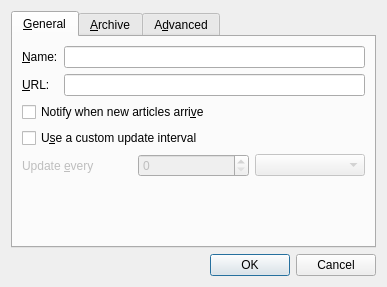
<ui version="4.0" >
 <class>Dialog</class>
 <widget class="QDialog" name="Dialog" >
  <property name="geometry" >
   <rect>
    <x>0</x>
    <y>0</y>
    <width>387</width>
    <height>287</height>
   </rect>
  </property>
  <property name="windowTitle" >
   <string>Dialog</string>
  </property>
  <layout class="QVBoxLayout" name="verticalLayout_2" >
   <item>
    <widget class="QTabWidget" name="tabWidget" >
     <property name="currentIndex" >
      <number>0</number>
     </property>
     <widget class="QWidget" name="general" >
      <property name="geometry" >
       <rect>
        <x>0</x>
        <y>0</y>
        <width>365</width>
        <height>200</height>
       </rect>
      </property>
      <attribute name="title" >
       <string>&amp;General</string>
      </attribute>
      <layout class="QVBoxLayout" name="verticalLayout" >
       <item>
        <layout class="QGridLayout" name="gridLayout" >
         <item row="1" column="1" >
          <widget class="QLineEdit" name="url" />
         </item>
         <item row="1" column="0" >
          <widget class="QLabel" name="label_2" >
           <property name="text" >
            <string>&amp;URL:</string>
           </property>
           <property name="buddy" >
            <cstring>url</cstring>
           </property>
          </widget>
         </item>
         <item row="0" column="0" >
          <widget class="QLabel" name="label" >
           <property name="text" >
            <string>&amp;Name:</string>
           </property>
           <property name="buddy" >
            <cstring>name</cstring>
           </property>
          </widget>
         </item>
         <item row="0" column="1" >
          <widget class="QLineEdit" name="name" />
         </item>
        </layout>
       </item>
       <item>
        <widget class="QCheckBox" name="notify" >
         <property name="text" >
          <string>Notify when new articles arri&amp;ve</string>
         </property>
        </widget>
       </item>
       <item>
        <widget class="QCheckBox" name="customUpdate" >
         <property name="text" >
          <string>U&amp;se a custom update interval</string>
         </property>
        </widget>
       </item>
       <item>
        <layout class="QHBoxLayout" name="horizontalLayout" >
         <item>
          <widget class="QLabel" name="label_3" >
           <property name="enabled" >
            <bool>false</bool>
           </property>
           <property name="text" >
            <string>Update &amp;every</string>
           </property>
           <property name="buddy" >
            <cstring>updatePeriod</cstring>
           </property>
          </widget>
         </item>
         <item>
          <widget class="QSpinBox" name="updatePeriod" >
           <property name="enabled" >
            <bool>false</bool>
           </property>
          </widget>
         </item>
         <item>
          <widget class="QComboBox" name="updateUnit" >
           <property name="enabled" >
            <bool>false</bool>
           </property>
          </widget>
         </item>
        </layout>
       </item>
       <item>
        <spacer name="verticalSpacer" >
         <property name="orientation" >
          <enum>Qt::Vertical</enum>
         </property>
         <property name="sizeHint" stdset="0" >
          <size>
           <width>20</width>
           <height>40</height>
          </size>
         </property>
        </spacer>
       </item>
      </layout>
     </widget>
     <widget class="QWidget" name="archive" >
      <property name="geometry" >
       <rect>
        <x>0</x>
        <y>0</y>
        <width>365</width>
        <height>200</height>
       </rect>
      </property>
      <attribute name="title" >
       <string>&amp;Archive</string>
      </attribute>
      <layout class="QVBoxLayout" name="verticalLayout_3" >
       <item>
        <layout class="QGridLayout" name="gridLayout_2" >
         <item row="0" column="0" colspan="2" >
          <widget class="QRadioButton" name="useDefault" >
           <property name="text" >
            <string>&amp;Use default settings</string>
           </property>
           <property name="checked" >
            <bool>true</bool>
           </property>
          </widget>
         </item>
         <item row="1" column="0" colspan="2" >
          <widget class="QRadioButton" name="keepAll" >
           <property name="text" >
            <string>&amp;Keep all articles</string>
           </property>
          </widget>
         </item>
         <item row="2" column="0" >
          <widget class="QRadioButton" name="limitCount" >
           <property name="text" >
            <string>Limit archi&amp;ve to:</string>
           </property>
          </widget>
         </item>
         <item row="2" column="1" >
          <widget class="QSpinBox" name="count" >
           <property name="enabled" >
            <bool>false</bool>
           </property>
           <property name="suffix" >
            <string> articles</string>
           </property>
          </widget>
         </item>
         <item row="3" column="0" >
          <widget class="QRadioButton" name="limitDays" >
           <property name="text" >
            <string>&amp;Delete older than:</string>
           </property>
          </widget>
         </item>
         <item row="3" column="1" >
          <widget class="QSpinBox" name="days" >
           <property name="enabled" >
            <bool>false</bool>
           </property>
           <property name="suffix" >
            <string> days</string>
           </property>
          </widget>
         </item>
         <item row="4" column="0" colspan="2" >
          <widget class="QRadioButton" name="noArchive" >
           <property name="text" >
            <string>Di&amp;sable archiving</string>
           </property>
          </widget>
         </item>
        </layout>
       </item>
       <item>
        <spacer name="verticalSpacer_2" >
         <property name="orientation" >
          <enum>Qt::Vertical</enum>
         </property>
         <property name="sizeHint" stdset="0" >
          <size>
           <width>20</width>
           <height>40</height>
          </size>
         </property>
        </spacer>
       </item>
      </layout>
     </widget>
     <widget class="QWidget" name="advanced" >
      <property name="geometry" >
       <rect>
        <x>0</x>
        <y>0</y>
        <width>365</width>
        <height>200</height>
       </rect>
      </property>
      <attribute name="title" >
       <string>A&amp;dvanced</string>
      </attribute>
      <layout class="QVBoxLayout" name="verticalLayout_4" >
       <item>
        <widget class="QCheckBox" name="loadFull" >
         <property name="text" >
          <string>&amp;Load the full website when reading articles</string>
         </property>
        </widget>
       </item>
       <item>
        <widget class="QCheckBox" name="markRead" >
         <property name="text" >
          <string>&amp;Mark articles as read when they arrive</string>
         </property>
        </widget>
       </item>
       <item>
        <spacer name="verticalSpacer_3" >
         <property name="orientation" >
          <enum>Qt::Vertical</enum>
         </property>
         <property name="sizeHint" stdset="0" >
          <size>
           <width>20</width>
           <height>123</height>
          </size>
         </property>
        </spacer>
       </item>
      </layout>
     </widget>
    </widget>
   </item>
   <item>
    <widget class="QDialogButtonBox" name="buttonBox" >
     <property name="orientation" >
      <enum>Qt::Horizontal</enum>
     </property>
     <property name="standardButtons" >
      <set>QDialogButtonBox::Cancel|QDialogButtonBox::Ok</set>
     </property>
    </widget>
   </item>
  </layout>
  <zorder>buttonBox</zorder>
  <zorder>tabWidget</zorder>
 </widget>
 <resources/>
 <connections>
  <connection>
   <sender>buttonBox</sender>
   <signal>accepted()</signal>
   <receiver>Dialog</receiver>
   <slot>accept()</slot>
   <hints>
    <hint type="sourcelabel" >
     <x>227</x>
     <y>276</y>
    </hint>
    <hint type="destinationlabel" >
     <x>157</x>
     <y>274</y>
    </hint>
   </hints>
  </connection>
  <connection>
   <sender>buttonBox</sender>
   <signal>rejected()</signal>
   <receiver>Dialog</receiver>
   <slot>reject()</slot>
   <hints>
    <hint type="sourcelabel" >
     <x>304</x>
     <y>277</y>
    </hint>
    <hint type="destinationlabel" >
     <x>286</x>
     <y>274</y>
    </hint>
   </hints>
  </connection>
  <connection>
   <sender>limitCount</sender>
   <signal>toggled(bool)</signal>
   <receiver>count</receiver>
   <slot>setEnabled(bool)</slot>
   <hints>
    <hint type="sourcelabel" >
     <x>77</x>
     <y>112</y>
    </hint>
    <hint type="destinationlabel" >
     <x>261</x>
     <y>122</y>
    </hint>
   </hints>
  </connection>
  <connection>
   <sender>limitDays</sender>
   <signal>toggled(bool)</signal>
   <receiver>days</receiver>
   <slot>setEnabled(bool)</slot>
   <hints>
    <hint type="sourcelabel" >
     <x>111</x>
     <y>149</y>
    </hint>
    <hint type="destinationlabel" >
     <x>265</x>
     <y>153</y>
    </hint>
   </hints>
  </connection>
 </connections>
</ui>
